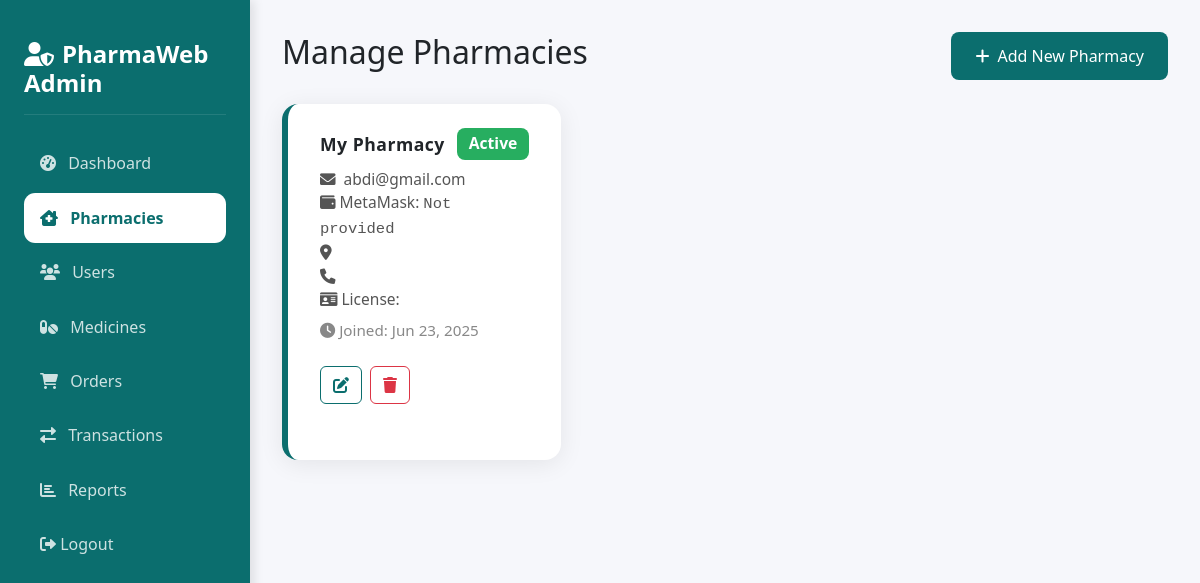
The page /admin/pharmacies.php (signed in) on the database as committed earlier.
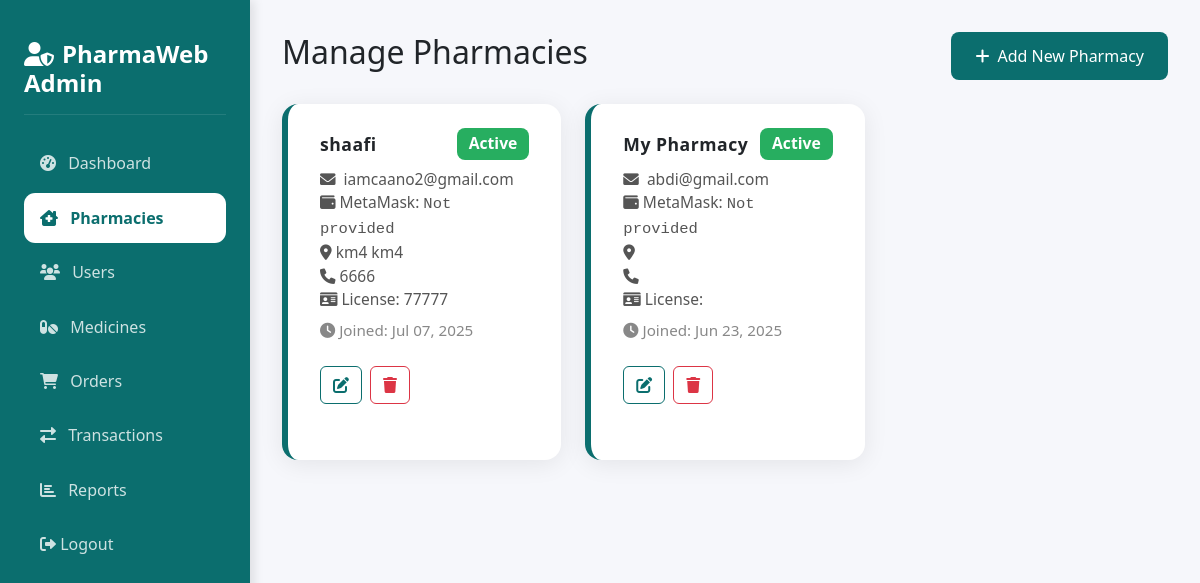
The same page on the database as committed later.
### tables this page shows
CREATE TABLE `pharmacies` (
  `id` int(11) NOT NULL,
  `user_id` int(11) DEFAULT NULL,
  `pharmacy_name` varchar(255) NOT NULL,
  `address` text NOT NULL,
  `phone` varchar(20) DEFAULT NULL,
  `license_number` varchar(50) DEFAULT NULL,
  `status` enum('active','inactive') DEFAULT 'active',
  `wallet_address` varchar(42) DEFAULT NULL,
  `trust_score` decimal(5,2) DEFAULT 100.00,
  `performance` varchar(255) DEFAULT NULL
);

CREATE TABLE `users` (
  `id` int(11) NOT NULL,
  `email` varchar(255) NOT NULL,
  `password` varchar(255) NOT NULL,
  `user_type` enum('admin','pharmacy','customer') NOT NULL,
  `metamask_address` varchar(42) DEFAULT NULL,
  `created_at` timestamp NOT NULL DEFAULT current_timestamp(),
  `updated_at` timestamp NOT NULL DEFAULT current_timestamp() ON UPDATE current_timestamp(),
  `user_hash` varchar(66) DEFAULT NULL,
  `tx_hash` varchar(66) DEFAULT NULL
);

### admin/pharmacies.php (the view, shortened to what this page needs)
<?php
require_once '../config/database.php';
$pharmacies = $conn->query("
    SELECT p.*, u.email, u.created_at as user_created_at
    FROM pharmacies p
    JOIN users u ON p.user_id = u.id
    ORDER BY p.id DESC
")->fetchAll();
?>
<!DOCTYPE html>
<html lang="en">
<head>
    <link href="https://cdn.jsdelivr.net/npm/bootstrap@5.3.0/dist/css/bootstrap.min.css" rel="stylesheet">
    <link href="https://cdnjs.cloudflare.com/ajax/libs/font-awesome/6.0.0/css/all.min.css" rel="stylesheet">
    <link href="../assets/css/theme.css" rel="stylesheet">
</head>
<body>
    <div class="sidebar">
        <div class="sidebar-header">
            <h4><i class="fas fa-user-shield me-2"></i>PharmaWeb Admin</h4>
        </div>
        <nav>
            <a href="dashboard.php" class="nav-link">
                <i class="fas fa-tachometer-alt me-2"></i> Dashboard
            </a>
            <a href="pharmacies.php" class="nav-link active">
                <i class="fas fa-clinic-medical me-2"></i> Pharmacies
            </a>
            <a href="users.php" class="nav-link">
                <i class="fas fa-users me-2"></i> Users
            </a>
            <a href="medicines.php" class="nav-link">
                <i class="fas fa-pills me-2"></i> Medicines
            </a>
            <a href="orders.php" class="nav-link">
                <i class="fas fa-shopping-cart me-2"></i> Orders
            </a>
            <a href="transactions.php" class="nav-link">
                <i class="fas fa-exchange-alt me-2"></i> Transactions
            </a>
            <a href="reports.php" class="nav-link">
                <i class="fas fa-chart-bar me-2"></i> Reports
            </a>
            <a href="../logout.php" class="nav-link logout-btn">
                <i class="fas fa-sign-out-alt"></i> Logout
            </a>
        </nav>
    </div>
    <div class="main-content">
        <div class="d-flex justify-content-between align-items-center mb-4">
            <h2>Manage Pharmacies</h2>
            <button class="btn add-pharmacy-btn" data-bs-toggle="modal" data-bs-target="#addPharmacyModal">
                <i class="fas fa-plus me-2"></i>Add New Pharmacy
            </button>
        </div>
        <div class="row g-4">
            <?php foreach ($pharmacies as $pharmacy): ?>
                <div class="col-md-6 col-lg-4">
                    <div class="admin-pharmacy-card">
                        <div class="admin-pharmacy-header">
                            <div class="admin-pharmacy-title"><?php echo htmlspecialchars($pharmacy['pharmacy_name']); ?></div>
                            <span class="admin-pharmacy-status <?php echo strtolower($pharmacy['status']); ?>"><?php echo ucfirst($pharmacy['status']); ?></span>
                        </div>
                        <div class="admin-pharmacy-info">
                            <i class="fas fa-envelope me-1"></i> <?php echo htmlspecialchars($pharmacy['email']); ?><br>
                            <i class="fas fa-wallet me-1"></i>MetaMask: <span style="font-family:monospace;">
                                <?php
                                  $addr = $pharmacy['metamask_address'] ?? '';
                                  if ($addr && strlen($addr) > 12) {
                                    echo htmlspecialchars(substr($addr,0,6) . '...' . substr($addr,-4));
                                  } else {
                                    echo htmlspecialchars($addr ?: 'Not provided');
                                  }
                                ?>
                            </span><br>
                            <i class="fas fa-map-marker-alt me-1"></i><?php echo htmlspecialchars($pharmacy['address']); ?><br>
                            <i class="fas fa-phone me-1"></i><?php echo htmlspecialchars($pharmacy['phone']); ?><br>
                            <i class="fas fa-id-card me-1"></i>License: <?php echo htmlspecialchars($pharmacy['license_number']); ?>
                            </div>
                        <div class="admin-pharmacy-meta">
                            <i class="fas fa-clock me-1"></i>Joined: <?php echo date('M d, Y', strtotime($pharmacy['user_created_at'])); ?>
                        </div>
                        <div class="admin-pharmacy-actions">
                                    <button class="btn btn-outline-primary" data-bs-toggle="modal" data-bs-target="#editPharmacyModal<?php echo $pharmacy['id']; ?>">
                                        <i class="fas fa-edit"></i>
                                </button>
                                    <form method="POST" class="d-inline delete-pharmacy-form">
                                        <button type="submit" class="btn btn-outline-danger">
                                            <i class="fas fa-trash"></i>
                                            </button>
                                        </form>
                        </div>
                    </div>
                </div>
            <?php endforeach; ?>
        </div>
    </div>
</body>
</html>

Rows that differ between the two databases and show on the page:
added pharmacies: pharmacy_name "shaafi", status "Active", user.email "iamcaano2@gmail.com", addr "Not provided", address "km4 km4", phone "6666", license_number "77777", user.created_at "Jul 07, 2025"
